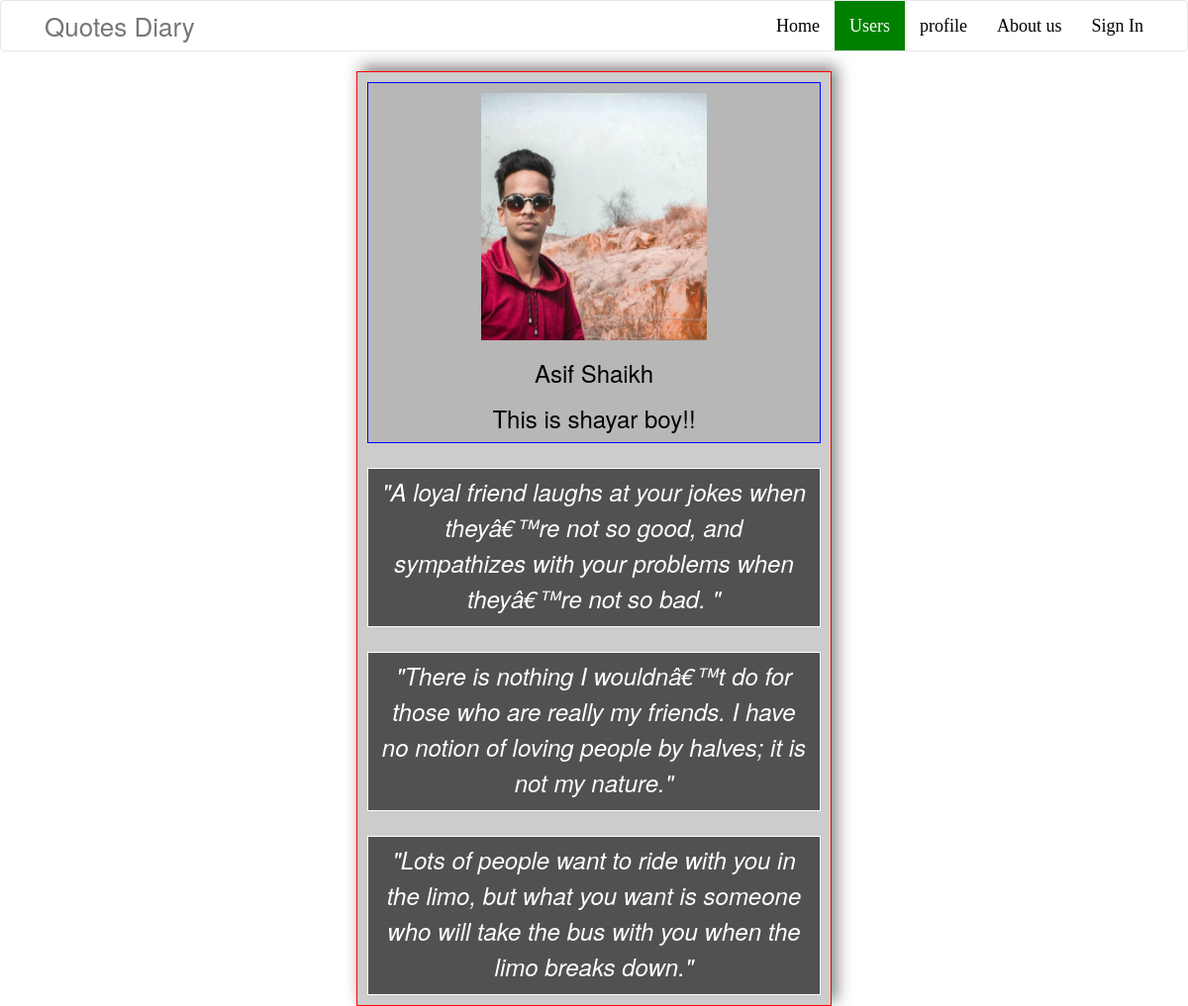
Screenshot of /user.php?user_name=asif_shaikh with the database file from the repository.
### tables this page shows
CREATE TABLE IF NOT EXISTS `users` (
  `id` int(11) NOT NULL AUTO_INCREMENT,
  `name` varchar(255) NOT NULL,
  `email` varchar(255) NOT NULL,
  `pwd` varchar(255) NOT NULL,
  `tag_line` varchar(255) NOT NULL,
  `profile_img` varchar(255) NOT NULL,
  `user_name` varchar(255) NOT NULL,
  `status` int(11) NOT NULL,
  PRIMARY KEY (`id`)
);

CREATE TABLE IF NOT EXISTS `posts` (
  `id` int(11) NOT NULL AUTO_INCREMENT,
  `user_name` varchar(255) NOT NULL,
  `name` varchar(255) NOT NULL,
  `msg` varchar(255) NOT NULL,
  `status` int(255) NOT NULL,
  `likes` int(255) NOT NULL,
  PRIMARY KEY (`id`)
);

### user.php (the view, shortened to what this page needs)
<?php
    include 'connection.php';
   $get_username = $_GET['user_name'];
?>
<!DOCTYPE html>
<html lang="en">
<head>
    <link rel="stylesheet" href="assests/css/custom1.css">
    <link rel="stylesheet" href="https://cdnjs.cloudflare.com/ajax/libs/font-awesome/4.7.0/css/font-awesome.min.css">
    <link rel="stylesheet" href="https://maxcdn.bootstrapcdn.com/bootstrap/3.4.1/css/bootstrap.min.css">
    <link rel="stylesheet" href="https://stackpath.bootstrapcdn.com/font-awesome/4.7.0/css/font-awesome.min.css">
</head>
<body>
    <section id="menu-area">
        <nav class="navbar navbar-default" role="navigation">
            <div class="container">
                <div class="row">
                    <div class="col-lg-12">
                        <div class="navbar-header">
                            <a class="navbar-brand" href="index.php">Quotes Diary</a>
                        </div>
                        <div id="navbar" class="navbar-collapse collapse">
                            <ul id="top-menu" class="nav navbar-nav  navbar-right main-nav non-radius-menu">
                                <li><a href="index.php">Home</a></li>
                                <li><a href="users.php" class="active">Users</a></li>
                                <li> <a href="profile.php">profile</a> </li>
                                <li><a href="about-us.php">About us</a></li>
                                <li><a href="sign-in.php">Sign In</a></li>
                            </ul>
                        </div>
                    </div>
                </div>
            </div>
        </nav>
    </section>
    <div class="profile-display">
        <div class="containers">
            <div class="display-area">
                <?php
                    $select_user = "
                        SELECT * FROM users
                        WHERE user_name ='$get_username';
                    ";
                    $result_select_user = mysqli_query($connection,$select_user);
                    $output_profile = '<div class="profile">';
                    if(mysqli_num_rows($result_select_user) > 0){
                        while($row = mysqli_fetch_array($result_select_user)){
                            $output_profile .= '
                                <div class="img-container">
                                    <img src="upload-images/'.$row["profile_img"].'" alt="">
                                </div>
                                <div class="text-container text-center">
                                    <h3>'.$row["name"].'</h3>
                                    <h3>'.$row["tag_line"].'</h3>
                                </div>
                            ';
                        }
                        $output_profile .= '</div>';
                        echo $output_profile;
                    }
                ?>
                <div class="display-posts">
                    <?php
                        $select_posts = "
                            SELECT * FROM posts
                            WHERE user_name='$get_username'
                            ORDER BY id DESC;
                        ";
                        $result_posts = mysqli_query($connection,$select_posts);
                        $result_posts_num = mysqli_num_rows($result_posts);
                        $output = '';
                        if($result_posts_num > 0){
                            while($row = mysqli_fetch_array($result_posts)){
                                $output .= '
                                    <div class="post-card">
                                        <div class="quotes">
                                            <h3><i>"'.$row['msg'].'"</i></h3>
                                        </div>
                                    </div>
                                ';
                            }
                            echo $output;
                        }
                    ?>
                </div>
            </div>
            </div>
        </div>
</body>
</html>

### assests/css/custom1.css (style rules this page uses)
:root { --menu-bg: #fff; --navbar-color: #fff; --navbar-bg: #000; --navbar-hover-bg: green; --navigation-bottom-border: green; --active-nav-item-color: #fff; --background-color: rgba(255,255,255,1); --first-layer: #ccc; --second-layer: rgba(0,0,0,0.6); }
body { margin: 0; }
#menu-area, .navbar-default { background: var(--menu-bg) !important; margin-bottom: 0px; }
.navbar-default { border-bottom: 2px solid var(--navigation-bottom-border); }
.navbar-brand { font-size: 26px !important; margin: 0px !important; }
.non-radius-menu li a { font-size: 18px !important; color: black !important; font-family: Georgia, 'Times New Roman', Times, serif; transition: 0.8s; }
.non-radius-menu li .active { background-color: var(--navbar-hover-bg) !important; color: var(--active-nav-item-color) !important; }
.img-container { width: 100%; height: 250px; }
.img-container > img { height: 100%; width: 100%; }
.profile-display { width: 100%; background-color: var(--background-color); margin: 0px !important; }
.profile-display > .containers > .display-area { width: 40%; margin: auto; background-color: var(--first-layer); color: #fff; padding: 10px; border: 1px solid red; box-shadow: 5px -5px 15px rgba(134, 126, 126, 1); }
.display-area > .profile { border: 1px solid blue; padding-top: 10px; background-color: rgba(0,0,0,0.1); }
.display-area > .profile > .img-container, .display-area > .profile > .text-container, .display-area > .img-container, .display-area > .text-container { width: 50%; margin: auto; color: #000; }
.display-area > .display-posts > .post-card { height: 100%; border: 1px solid black; align-items: center; vertical-align: middle !important; margin-top: 25px; padding: 0px 10px; border: 1px solid #fff; background-color: var(--second-layer); }
.display-area > .display-posts > .post-card > .quotes { text-align: center; align-items: center; height: 80%; vertical-align: middle !important; }
.quotes > h3 { margin-top: 5px !important; text-align: center; height: 100%; line-height: 1.5; display: inline-block; vertical-align: middle !important; }

### rows the page displays
users: profile_img (picture), name "Asif Shaikh", tag_line "This is shayar boy!!"
posts: msg "A loyal friend laughs at your jokes when theyâ€™re not so good, and sympathizes with your problems when theyâ€™re not so bad."
posts: msg "There is nothing I wouldnâ€™t do for those who are really my friends. I have no notion of loving people by halves; it is not my nature."
posts: msg "Lots of people want to ride with you in the limo, but what you want is someone who will take the bus with you when the limo breaks down."
